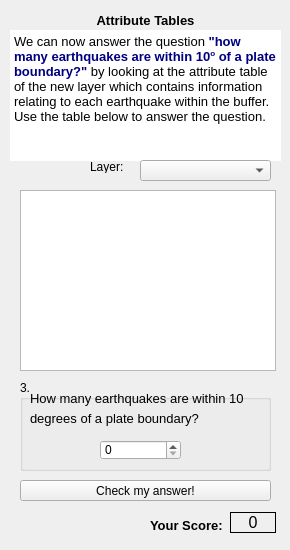
  <widget class="QWizardPage" name="wizardPage8">
   <widget class="QLabel" name="Score_label_7">
    <property name="geometry">
     <rect>
      <x>230</x>
      <y>512</y>
      <width>46</width>
      <height>21</height>
     </rect>
    </property>
    <property name="font">
     <font>
      <pointsize>12</pointsize>
     </font>
    </property>
    <property name="frameShape">
     <enum>QFrame::Panel</enum>
    </property>
    <property name="text">
     <string>0</string>
    </property>
    <property name="alignment">
     <set>Qt::AlignCenter</set>
    </property>
   </widget>
   <widget class="QLabel" name="label_38">
    <property name="geometry">
     <rect>
      <x>150</x>
      <y>510</y>
      <width>81</width>
      <height>31</height>
     </rect>
    </property>
    <property name="font">
     <font>
      <pointsize>10</pointsize>
      <weight>75</weight>
      <bold>true</bold>
     </font>
    </property>
    <property name="text">
     <string>Your Score:</string>
    </property>
   </widget>
   <widget class="QTextBrowser" name="textBrowser_7">
    <property name="geometry">
     <rect>
      <x>10</x>
      <y>30</y>
      <width>271</width>
      <height>131</height>
     </rect>
    </property>
    <property name="frameShape">
     <enum>QFrame::NoFrame</enum>
    </property>
    <property name="frameShadow">
     <enum>QFrame::Plain</enum>
    </property>
    <property name="html">
     <string>&lt;!DOCTYPE HTML PUBLIC &quot;-//W3C//DTD HTML 4.0//EN&quot; &quot;http://www.w3.org/TR/REC-html40/strict.dtd&quot;&gt;
&lt;html&gt;&lt;head&gt;&lt;meta name=&quot;qrichtext&quot; content=&quot;1&quot; /&gt;&lt;style type=&quot;text/css&quot;&gt;
p, li { white-space: pre-wrap; }
&lt;/style&gt;&lt;/head&gt;&lt;body style=&quot; font-family:'MS Shell Dlg 2'; font-size:8.25pt; font-weight:400; font-style:normal;&quot;&gt;
&lt;p style=&quot; margin-top:0px; margin-bottom:0px; margin-left:0px; margin-right:0px; -qt-block-indent:0; text-indent:0px;&quot;&gt;&lt;span style=&quot; font-size:10pt;&quot;&gt;We can now answer the question &lt;/span&gt;&lt;span style=&quot; font-size:10pt; font-weight:600; color:#00007f;&quot;&gt;&amp;quot;how many earthquakes are within 10&lt;/span&gt;&lt;span style=&quot; font-size:10pt; font-weight:600; color:#00007f; vertical-align:super;&quot;&gt;o&lt;/span&gt;&lt;span style=&quot; font-size:10pt; font-weight:600; color:#00007f;&quot;&gt; of a plate boundary?&amp;quot;&lt;/span&gt;&lt;span style=&quot; font-size:10pt;&quot;&gt; by looking at the attribute table of the new layer which contains information relating to each earthquake within the buffer. Use the table below to answer the question.&lt;/span&gt;&lt;/p&gt;&lt;/body&gt;&lt;/html&gt;</string>
    </property>
   </widget>
   <widget class="QLabel" name="label_39">
    <property name="geometry">
     <rect>
      <x>70</x>
      <y>10</y>
      <width>151</width>
      <height>21</height>
     </rect>
    </property>
    <property name="font">
     <font>
      <pointsize>10</pointsize>
      <weight>75</weight>
      <bold>true</bold>
     </font>
    </property>
    <property name="text">
     <string>Attribute Tables</string>
    </property>
    <property name="alignment">
     <set>Qt::AlignCenter</set>
    </property>
   </widget>
   <widget class="QTableView" name="attribTableView">
    <property name="geometry">
     <rect>
      <x>20</x>
      <y>190</y>
      <width>256</width>
      <height>181</height>
     </rect>
    </property>
   </widget>
   <widget class="QPushButton" name="checkAnswersNum">
    <property name="geometry">
     <rect>
      <x>20</x>
      <y>480</y>
      <width>251</width>
      <height>21</height>
     </rect>
    </property>
    <property name="text">
     <string>Check my answer!</string>
    </property>
   </widget>
   <widget class="QGroupBox" name="groupBox_7">
    <property name="geometry">
     <rect>
      <x>20</x>
      <y>380</y>
      <width>251</width>
      <height>91</height>
     </rect>
    </property>
    <property name="title">
     <string>3.</string>
    </property>
    <widget class="QLabel" name="label_41">
     <property name="geometry">
      <rect>
       <x>10</x>
       <y>10</y>
       <width>241</width>
       <height>16</height>
      </rect>
     </property>
     <property name="font">
      <font>
       <pointsize>10</pointsize>
      </font>
     </property>
     <property name="text">
      <string>How many earthquakes are within 10 </string>
     </property>
    </widget>
    <widget class="QLabel" name="label_42">
     <property name="geometry">
      <rect>
       <x>10</x>
       <y>30</y>
       <width>241</width>
       <height>16</height>
      </rect>
     </property>
     <property name="font">
      <font>
       <pointsize>10</pointsize>
      </font>
     </property>
     <property name="text">
      <string>degrees of a plate boundary?</string>
     </property>
    </widget>
    <widget class="QSpinBox" name="numSpinBox">
     <property name="geometry">
      <rect>
       <x>80</x>
       <y>60</y>
       <width>81</width>
       <height>20</height>
      </rect>
     </property>
     <property name="maximum">
      <number>100000</number>
     </property>
    </widget>
   </widget>
   <widget class="QComboBox" name="lyrComboBox">
    <property name="geometry">
     <rect>
      <x>140</x>
      <y>160</y>
      <width>131</width>
      <height>21</height>
     </rect>
    </property>
   </widget>
   <widget class="QLabel" name="label_40">
    <property name="geometry">
     <rect>
      <x>90</x>
      <y>160</y>
      <width>46</width>
      <height>13</height>
     </rect>
    </property>
    <property name="text">
     <string>Layer:</string>
    </property>
   </widget>
  </widget>
